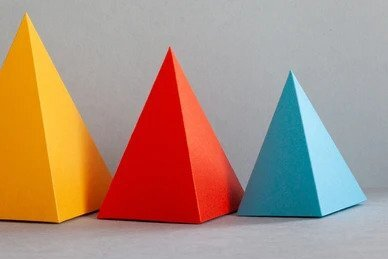
#> input picture Day 2/color.jpg, 388 x 259 px, found by its file name
$ python opencv_contourDetection.py
#> lines starting #> are read from the running program, lines starting #| are printed output that depends on the picture; after the words box and inside, x2 and y2 are one past the last pixel; in counts of white or black regions, pixels touching at a corner belong together
import cv2

img = cv2.imread("Day 2\color.jpg")
#> img is the input picture: shape (259, 388, 3); mean B, G, R 126.7, 143.8, 173.5
gray = cv2.cvtColor(img, cv2.COLOR_BGR2GRAY)
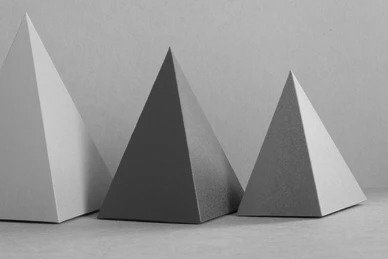
#> gray: shape (259, 388); min 4, max 228, mean 150.7

ret, thresh = cv2.threshold(gray, 155, 255, 0)  # gray scale image used so that it detects the contours easily
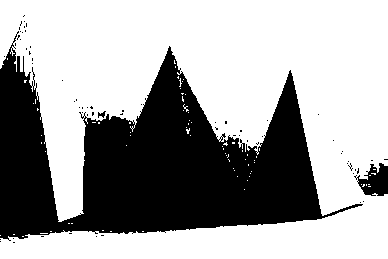
#> thresh: shape (259, 388); 64.2% white; 66 black regions (63 under 20 px)
contours, hierarchy = cv2.findContours(thresh, cv2.RETR_TREE, cv2.CHAIN_APPROX_NONE)
#> contours = 190 contours, 187 with area under 20; largest, box (x1, y1, x2, y2) and area: (0, 0, 388, 259) 63206, (97, 110, 107, 119) 43, (12, 33, 18, 44) 22

cv2.drawContours(img, contours, -1, (0, 255, 0), 2)
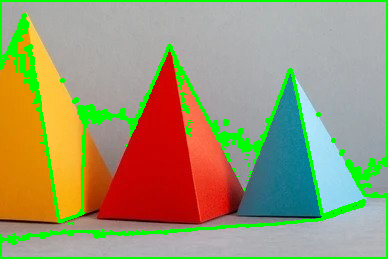
#> img: shape (259, 388, 3); 9.73% of pixels changed, all inside (x1, y1, x2, y2) = (0, 0, 388, 259)
# cv2.drawContours(img, contours, 1, (0, 255, 0), 2)  # for a single contour
print("Number of contours: ", len(contours))    # for the number of detected contours
#| Number of contours:  190

cv2.drawContours(gray, contours, -1, (0, 255, 255), 3)
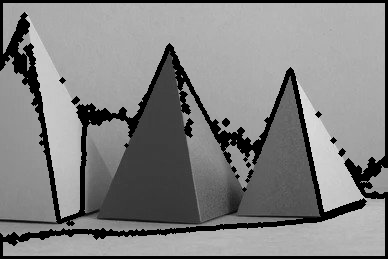
#> gray: shape (259, 388); 13.09% of pixels changed, all inside (x1, y1, x2, y2) = (0, 0, 388, 259)

cv2.imshow("image", img)
cv2.imshow("gray image", gray)

cv2.waitKey(0)
